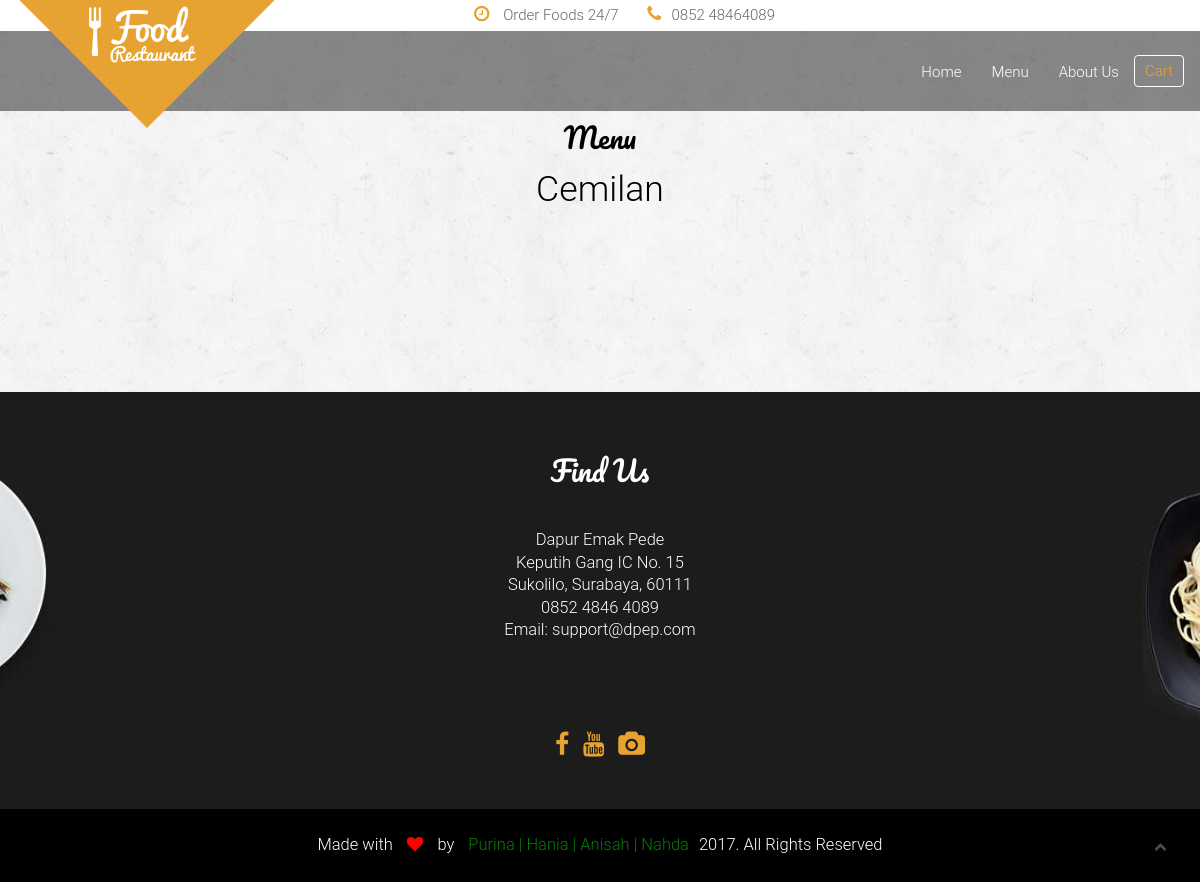
The app's page /menu.php, older data.
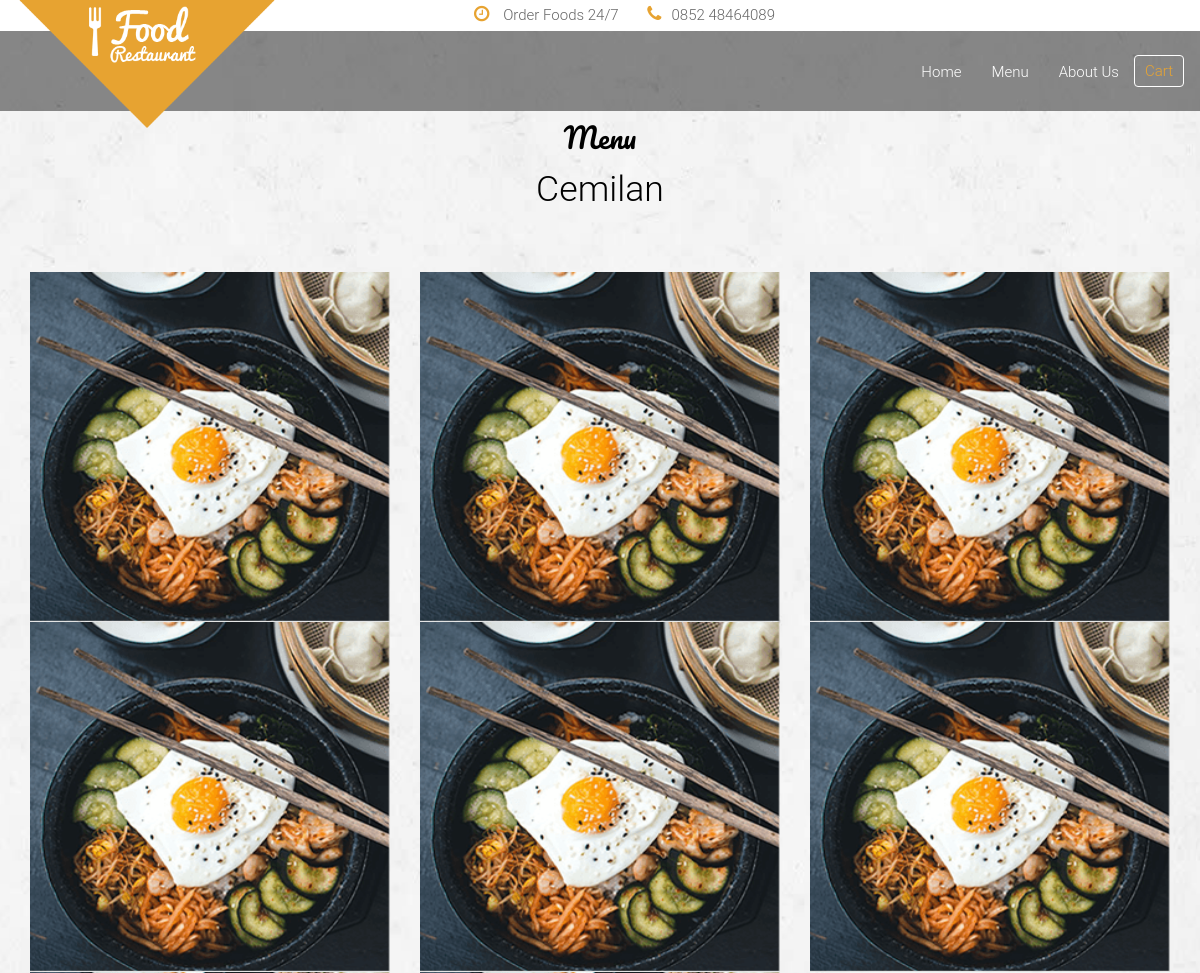
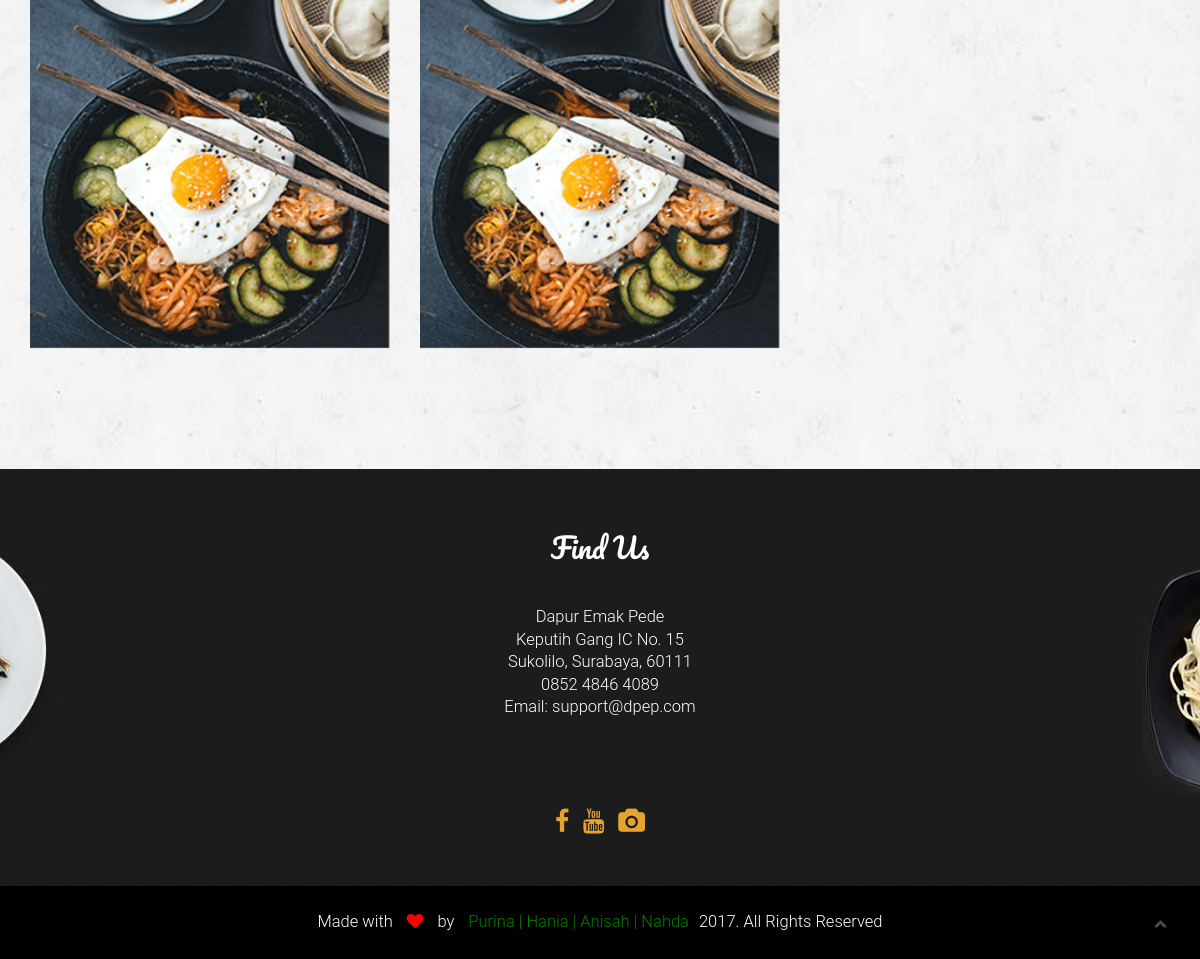
The same page, newer data (2 pictures, top to bottom).
### tables this page shows
CREATE TABLE `menu` (
  `m_ID` int(11) NOT NULL AUTO_INCREMENT,
  `m_nama` varchar(100) NOT NULL,
  `m_detail` varchar(200) DEFAULT NULL,
  `m_harga` float DEFAULT NULL,
  `m_stock` int(11) DEFAULT NULL,
  `m_rating` float DEFAULT NULL,
  `m_gambar` text,
  PRIMARY KEY (`m_ID`)
);

### menu.php (the view, shortened to what the changed rows need)
<?php
     include('connect.php');
     $sql = "SELECT * from menu";
     $result = $conn->query($sql);
 ?>
<!doctype html>
 <html class="no-js" lang="">
    <head>
        <link rel="stylesheet" href="assets/css/bootstrap.min.css">
        <link rel="stylesheet" href="assets/css/font-awesome.min.css">
        <link rel="stylesheet" href="assets/css/animate/animate.css" />
        <link rel="stylesheet" href="assets/css/plugins.css" />
        <link rel="stylesheet" href="assets/css/style.css">
        <link rel="stylesheet" href="assets/css/responsive.css" />
    </head>
    <body>
        <section id="portfolio" class="portfolio">
            <div class="container" align="center">
                <div class="row" >
                    <div class="portfolio_content text-center  wow fadeIn" data-wow-duration="5s">
                            <div class="main_portfolio_content">
                                <?php
                                    if ($result->num_rows > 0){
                                        while($menu = $result->fetch_assoc()){
                                        echo'
                                            <div class="col-md-4 col-sm-4 col-xs-6 single_portfolio_text">
                                                <img src="assets/images/'.$menu['m_gambar'].'" alt="" style="width:360px;height:350px"/>
                                                <div class="portfolio_images_overlay text-center">
                                                    <h6>'.$menu['m_nama'].'</h6>
                                                    <p class="product_price">Rp. '.$menu['m_harga'].'</p>
                                                    <span class="text-warning label label-secondary">&#9733; &#9733; &#9733; &#9733; &#9734;</span><br>
                                                    <br><a href="detail.php?id='.$menu['m_ID'].'" class="btn btn-primary">Click here</a>
                                                </div>
                                            </div>
                                            ';
                                    }
                                    }
                                ?>
                            </div>
                    </div>
                </div>
            </div>
        </section>
    </body>
</html>

Row changes from the older to the newer data that the page shows:
added menu: m_gambar (picture)
added menu: m_gambar (picture)
added menu: m_gambar (picture)
added menu: m_gambar (picture)
added menu: m_gambar (picture)
added menu: m_gambar (picture)
added menu: m_gambar (picture)
added menu: m_gambar (picture)
